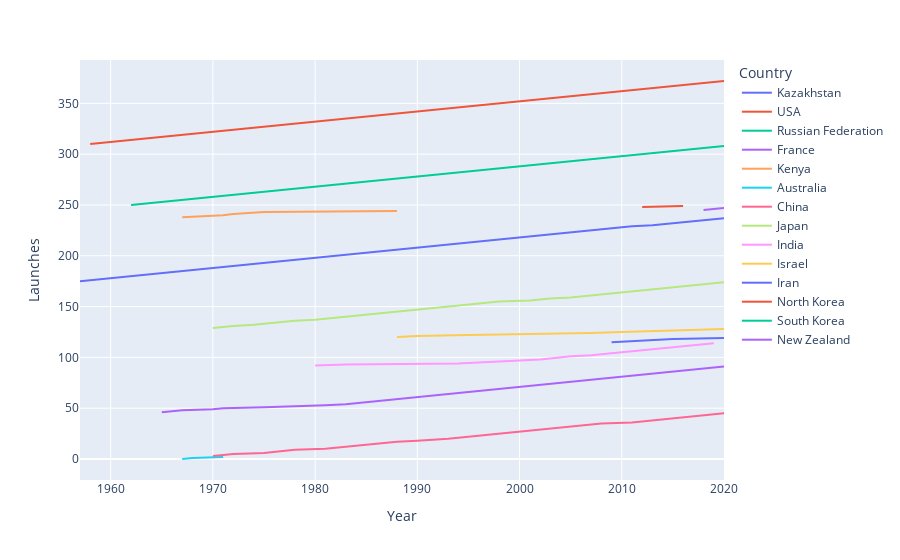

This figure's notebook cell:
### Code cell
# Make a chart of # of launches(counts) per year
country_chart = px.line(successful_country_by_year,
                  x="Year_Only", 
                  y="Launches",
                  color="Country",
                  hover_name="Launches")
 
country_chart.update_layout(xaxis_title="Year",
                      yaxis_title="Launches")
 
country_chart.show()

### Figure 1 — Plotly figure (JSON) as saved in the notebook; plotly's stock layout.template omitted (floating-point values rounded to 4 significant figures)
{"data": [{"hovertemplate": "<b>%{hovertext}</b><br><br>Country=Kazakhstan<br>Year_Only=%{x}<br>Launches=%{y}<extra></extra>", "hovertext": [175, 176, 177, 178, 179, 180, 181, 182, 183, 184, 185, 186, 187, 188, 189, 190, 191, 192, 193, 194, 195, 196, 197, 198, 199, 200, 201, 202, 203, 204, 205, 206, 207, 208, 209, 210, 211, 212, 213, 214, 215, 216, 217, 218, 219, 220, 221, 222, 223, 224, 225, 226, 227, 228, 229, 230, 231, 232, 233, 234, 235, 236, 237], "legendgroup": "Kazakhstan", "line": {"color": "#636efa", "dash": "solid"}, "marker": {"symbol": "circle"}, "mode": "lines", "name": "Kazakhstan", "orientation": "v", "showlegend": true, "type": "scatter", "x": [1957, 1958, 1959, 1960, 1961, 1962, 1963, 1964, 1965, 1966, 1967, 1968, 1969, 1970, 1971, 1972, 1973, 1974, 1975, 1976, 1977, 1978, 1979, 1980, 1981, 1982, 1983, 1984, 1985, 1986, 1987, 1988, 1989, 1990, 1991, 1992, 1993, 1994, 1995, 1996, 1997, 1998, 1999, 2000, 2001, 2002, 2003, 2004, 2005, 2006, 2007, 2008, 2009, 2010, 2011, 2013, 2014, 2015, 2016, 2017, 2018, 2019, 2020], "xaxis": "x", "y": [175, 176, 177, 178, 179, 180, 181, 182, 183, 184, 185, 186, 187, 188, 189, 190, 191, 192, 193, 194, 195, 196, 197, 198, 199, 200, 201, 202, 203, 204, 205, 206, 207, 208, 209, 210, 211, 212, 213, 214, 215, 216, 217, 218, 219, 220, 221, 222, 223, 224, 225, 226, 227, 228, 229, 230, 231, 232, 233, 234, 235, 236, 237], "yaxis": "y"}, {"hovertemplate": "<b>%{hovertext}</b><br><br>Country=USA<br>Year_Only=%{x}<br>Launches=%{y}<extra></extra>", "hovertext": [310, 311, 312, 313, 314, 315, 316, 317, 318, 319, 320, 321, 322, 323, 324, 325, 326, 327, 328, 329, 330, 331, 332, 333, 334, 335, 336, 337, 338, 339, 340, 341, 342, 343, 344, 345, 346, 347, 348, 349, 350, 351, 352, 353, 354, 355, 356, 357, 358, 359, 360, 361, 362, 363, 364, 365, 366, 367, 368, 369, 370, 371, 372], "legendgroup": "USA", "line": {"color": "#EF553B", "dash": "solid"}, "marker": {"symbol": "circle"}, "mode": "lines", "name": "USA", "orientation": "v", "showlegend": true, "type": "scatter", "x": [1958, 1959, 1960, 1961, 1962, 1963, 1964, 1965, 1966, 1967, 1968, 1969, 1970, 1971, 1972, 1973, 1974, 1975, 1976, 1977, 1978, 1979, 1980, 1981, 1982, 1983, 1984, 1985, 1986, 1987, 1988, 1989, 1990, 1991, 1992, 1993, 1994, 1995, 1996, 1997, 1998, 1999, 2000, 2001, 2002, 2003, 2004, 2005, 2006, 2007, 2008, 2009, 2010, 2011, 2012, 2013, 2014, 2015, 2016, 2017, 2018, 2019, 2020], "xaxis": "x", "y": [310, 311, 312, 313, 314, 315, 316, 317, 318, 319, 320, 321, 322, 323, 324, 325, 326, 327, 328, 329, 330, 331, 332, 333, 334, 335, 336, 337, 338, 339, 340, 341, 342, 343, 344, 345, 346, 347, 348, 349, 350, 351, 352, 353, 354, 355, 356, 357, 358, 359, 360, 361, 362, 363, 364, 365, 366, 367, 368, 369, 370, 371, 372], "yaxis": "y"}, {"hovertemplate": "<b>%{hovertext}</b><br><br>Country=Russian Federation<br>Year_Only=%{x}<br>Launches=%{y}<extra></extra>", "hovertext": [250, 251, 252, 253, 254, 255, 256, 257, 258, 259, 260, 261, 262, 263, 264, 265, 266, 267, 268, 269, 270, 271, 272, 273, 274, 275, 276, 277, 278, 279, 280, 281, 282, 283, 284, 285, 286, 287, 288, 289, 290, 291, 292, 293, 294, 295, 296, 297, 298, 299, 300, 301, 302, 303, 304, 305, 306, 307, 308], "legendgroup": "Russian Federation", "line": {"color": "#00cc96", "dash": "solid"}, "marker": {"symbol": "circle"}, "mode": "lines", "name": "Russian Federation", "orientation": "v", "showlegend": true, "type": "scatter", "x": [1962, 1963, 1964, 1965, 1966, 1967, 1968, 1969, 1970, 1971, 1972, 1973, 1974, 1975, 1976, 1977, 1978, 1979, 1980, 1981, 1982, 1983, 1984, 1985, 1986, 1987, 1988, 1989, 1990, 1991, 1992, 1993, 1994, 1995, 1996, 1997, 1998, 1999, 2000, 2001, 2002, 2003, 2004, 2005, 2006, 2007, 2008, 2009, 2010, 2011, 2012, 2013, 2014, 2015, 2016, 2017, 2018, 2019, 2020], "xaxis": "x", "y": [250, 251, 252, 253, 254, 255, 256, 257, 258, 259, 260, 261, 262, 263, 264, 265, 266, 267, 268, 269, 270, 271, 272, 273, 274, 275, 276, 277, 278, 279, 280, 281, 282, 283, 284, 285, 286, 287, 288, 289, 290, 291, 292, 293, 294, 295, 296, 297, 298, 299, 300, 301, 302, 303, 304, 305, 306, 307, 308], "yaxis": "y"}, {"hovertemplate": "<b>%{hovertext}</b><br><br>Country=France<br>Year_Only=%{x}<br>Launches=%{y}<extra></extra>", "hovertext": [46, 47, 48, 49, 50, 51, 52, 53, 54, 55, 56, 57, 58, 59, 60, 61, 62, 63, 64, 65, 66, 67, 68, 69, 70, 71, 72, 73, 74, 75, 76, 77, 78, 79, 80, 81, 82, 83, 84, 85, 86, 87, 88, 89, 90, 91], "legendgroup": "France", "line": {"color": "#ab63fa", "dash": "solid"}, "marker": {"symbol": "circle"}, "mode": "lines", "name": "France", "orientation": "v", "showlegend": true, "type": "scatter", "x": [1965, 1966, 1967, 1970, 1971, 1975, 1979, 1981, 1983, 1984, 1985, 1986, 1987, 1988, 1989, 1990, 1991, 1992, 1993, 1994, 1995, 1996, 1997, 1998, 1999, 2000, 2001, 2002, 2003, 2004, 2005, 2006, 2007, 2008, 2009, 2010, 2011, 2012, 2013, 2014, 2015, 2016, 2017, 2018, 2019, 2020], "xaxis": "x", "y": [46, 47, 48, 49, 50, 51, 52, 53, 54, 55, 56, 57, 58, 59, 60, 61, 62, 63, 64, 65, 66, 67, 68, 69, 70, 71, 72, 73, 74, 75, 76, 77, 78, 79, 80, 81, 82, 83, 84, 85, 86, 87, 88, 89, 90, 91], "yaxis": "y"}, {"hovertemplate": "<b>%{hovertext}</b><br><br>Country=Kenya<br>Year_Only=%{x}<br>Launches=%{y}<extra></extra>", "hovertext": [238, 239, 240, 241, 242, 243, 244], "legendgroup": "Kenya", "line": {"color": "#FFA15A", "dash": "solid"}, "marker": {"symbol": "circle"}, "mode": "lines", "name": "Kenya", "orientation": "v", "showlegend": true, "type": "scatter", "x": [1967, 1970, 1971, 1972, 1974, 1975, 1988], "xaxis": "x", "y": [238, 239, 240, 241, 242, 243, 244], "yaxis": "y"}, {"hovertemplate": "<b>%{hovertext}</b><br><br>Country=Australia<br>Year_Only=%{x}<br>Launches=%{y}<extra></extra>", "hovertext": [0, 1, 2], "legendgroup": "Australia", "line": {"color": "#19d3f3", "dash": "solid"}, "marker": {"symbol": "circle"}, "mode": "lines", "name": "Australia", "orientation": "v", "showlegend": true, "type": "scatter", "x": [1967, 1968, 1971], "xaxis": "x", "y": [0, 1, 2], "yaxis": "y"}, {"hovertemplate": "<b>%{hovertext}</b><br><br>Country=China<br>Year_Only=%{x}<br>Launches=%{y}<extra></extra>", "hovertext": [3, 4, 5, 6, 7, 8, 9, 10, 11, 12, 13, 14, 15, 16, 17, 18, 19, 20, 21, 22, 23, 24, 25, 26, 27, 28, 29, 30, 31, 32, 33, 34, 35, 36, 37, 38, 39, 40, 41, 42, 43, 44, 45], "legendgroup": "China", "line": {"color": "#FF6692", "dash": "solid"}, "marker": {"symbol": "circle"}, "mode": "lines", "name": "China", "orientation": "v", "showlegend": true, "type": "scatter", "x": [1970, 1971, 1972, 1975, 1976, 1977, 1978, 1981, 1982, 1983, 1984, 1985, 1986, 1987, 1988, 1990, 1992, 1993, 1994, 1995, 1996, 1997, 1998, 1999, 2000, 2001, 2002, 2003, 2004, 2005, 2006, 2007, 2008, 2011, 2012, 2013, 2014, 2015, 2016, 2017, 2018, 2019, 2020], "xaxis": "x", "y": [3, 4, 5, 6, 7, 8, 9, 10, 11, 12, 13, 14, 15, 16, 17, 18, 19, 20, 21, 22, 23, 24, 25, 26, 27, 28, 29, 30, 31, 32, 33, 34, 35, 36, 37, 38, 39, 40, 41, 42, 43, 44, 45], "yaxis": "y"}, {"hovertemplate": "<b>%{hovertext}</b><br><br>Country=Japan<br>Year_Only=%{x}<br>Launches=%{y}<extra></extra>", "hovertext": [129, 130, 131, 132, 133, 134, 135, 136, 137, 138, 139, 140, 141, 142, 143, 144, 145, 146, 147, 148, 149, 150, 151, 152, 153, 154, 155, 156, 157, 158, 159, 160, 161, 162, 163, 164, 165, 166, 167, 168, 169, 170, 171, 172, 173, 174], "legendgroup": "Japan", "line": {"color": "#B6E880", "dash": "solid"}, "marker": {"symbol": "circle"}, "mode": "lines", "name": "Japan", "orientation": "v", "showlegend": true, "type": "scatter", "x": [1970, 1971, 1972, 1974, 1975, 1976, 1977, 1978, 1980, 1981, 1982, 1983, 1984, 1985, 1986, 1987, 1988, 1989, 1990, 1991, 1992, 1993, 1994, 1995, 1996, 1997, 1998, 2001, 2002, 2003, 2005, 2006, 2007, 2008, 2009, 2010, 2011, 2012, 2013, 2014, 2015, 2016, 2017, 2018, 2019, 2020], "xaxis": "x", "y": [129, 130, 131, 132, 133, 134, 135, 136, 137, 138, 139, 140, 141, 142, 143, 144, 145, 146, 147, 148, 149, 150, 151, 152, 153, 154, 155, 156, 157, 158, 159, 160, 161, 162, 163, 164, 165, 166, 167, 168, 169, 170, 171, 172, 173, 174], "yaxis": "y"}, {"hovertemplate": "<b>%{hovertext}</b><br><br>Country=India<br>Year_Only=%{x}<br>Launches=%{y}<extra></extra>", "hovertext": [92, 93, 94, 95, 96, 97, 98, 99, 100, 101, 102, 103, 104, 105, 106, 107, 108, 109, 110, 111, 112, 113, 114], "legendgroup": "India", "line": {"color": "#FF97FF", "dash": "solid"}, "marker": {"symbol": "circle"}, "mode": "lines", "name": "India", "orientation": "v", "showlegend": true, "type": "scatter", "x": [1980, 1983, 1994, 1996, 1999, 2001, 2002, 2003, 2004, 2005, 2007, 2008, 2009, 2010, 2011, 2012, 2013, 2014, 2015, 2016, 2017, 2018, 2019], "xaxis": "x", "y": [92, 93, 94, 95, 96, 97, 98, 99, 100, 101, 102, 103, 104, 105, 106, 107, 108, 109, 110, 111, 112, 113, 114], "yaxis": "y"}, {"hovertemplate": "<b>%{hovertext}</b><br><br>Country=Israel<br>Year_Only=%{x}<br>Launches=%{y}<extra></extra>", "hovertext": [120, 121, 122, 123, 124, 125, 126, 127, 128], "legendgroup": "Israel", "line": {"color": "#FECB52", "dash": "solid"}, "marker": {"symbol": "circle"}, "mode": "lines", "name": "Israel", "orientation": "v", "showlegend": true, "type": "scatter", "x": [1988, 1990, 1995, 2002, 2007, 2010, 2014, 2016, 2020], "xaxis": "x", "y": [120, 121, 122, 123, 124, 125, 126, 127, 128], "yaxis": "y"}, {"hovertemplate": "<b>%{hovertext}</b><br><br>Country=Iran<br>Year_Only=%{x}<br>Launches=%{y}<extra></extra>", "hovertext": [115, 116, 117, 118, 119], "legendgroup": "Iran", "line": {"color": "#636efa", "dash": "solid"}, "marker": {"symbol": "circle"}, "mode": "lines", "name": "Iran", "orientation": "v", "showlegend": true, "type": "scatter", "x": [2009, 2011, 2012, 2015, 2020], "xaxis": "x", "y": [115, 116, 117, 118, 119], "yaxis": "y"}, {"hovertemplate": "<b>%{hovertext}</b><br><br>Country=North Korea<br>Year_Only=%{x}<br>Launches=%{y}<extra></extra>", "hovertext": [248, 249], "legendgroup": "North Korea", "line": {"color": "#EF553B", "dash": "solid"}, "marker": {"symbol": "circle"}, "mode": "lines", "name": "North Korea", "orientation": "v", "showlegend": true, "type": "scatter", "x": [2012, 2016], "xaxis": "x", "y": [248, 249], "yaxis": "y"}, {"hovertemplate": "<b>%{hovertext}</b><br><br>Country=South Korea<br>Year_Only=%{x}<br>Launches=%{y}<extra></extra>", "hovertext": [309], "legendgroup": "South Korea", "line": {"color": "#00cc96", "dash": "solid"}, "marker": {"symbol": "circle"}, "mode": "lines", "name": "South Korea", "orientation": "v", "showlegend": true, "type": "scatter", "x": [2013], "xaxis": "x", "y": [309], "yaxis": "y"}, {"hovertemplate": "<b>%{hovertext}</b><br><br>Country=New Zealand<br>Year_Only=%{x}<br>Launches=%{y}<extra></extra>", "hovertext": [245, 246, 247], "legendgroup": "New Zealand", "line": {"color": "#ab63fa", "dash": "solid"}, "marker": {"symbol": "circle"}, "mode": "lines", "name": "New Zealand", "orientation": "v", "showlegend": true, "type": "scatter", "x": [2018, 2019, 2020], "xaxis": "x", "y": [245, 246, 247], "yaxis": "y"}], "layout": {"legend": {"title": {"text": "Country"}, "tracegroupgap": 0}, "margin": {"t": 60}, "xaxis": {"anchor": "y", "domain": [0, 1], "title": {"text": "Year"}}, "yaxis": {"anchor": "x", "domain": [0, 1], "title": {"text": "Launches"}}}}
